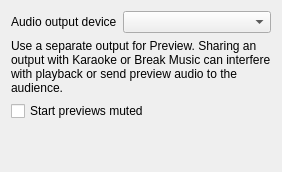
              <widget class="QWidget" name="tabPreview">
               <attribute name="title">
                <string>Preview</string>
               </attribute>
               <layout class="QVBoxLayout" name="previewAudioLayout">
                <item>
                 <layout class="QFormLayout" name="previewOutputLayout">
                  <item row="0" column="0">
                   <widget class="QLabel" name="labelPreviewAudioOutput">
                    <property name="text">
                     <string>Audio output device</string>
                    </property>
                    <property name="buddy">
                     <cstring>comboBoxPreviewAudioDevices</cstring>
                    </property>
                   </widget>
                  </item>
                  <item row="0" column="1">
                   <widget class="QComboBox" name="comboBoxPreviewAudioDevices"/>
                  </item>
                 </layout>
                </item>
                <item>
                 <widget class="QLabel" name="labelPreviewAudioNotice">
                  <property name="text">
                   <string>Use a separate output for Preview. Sharing an output with Karaoke or Break Music can interfere with playback or send preview audio to the audience.</string>
                  </property>
                  <property name="wordWrap">
                   <bool>true</bool>
                  </property>
                 </widget>
                </item>
                <item>
                 <widget class="QCheckBox" name="checkBoxPreviewStartsMuted">
                  <property name="text">
                   <string>Start previews muted</string>
                  </property>
                 </widget>
                </item>
                <item>
                 <spacer name="previewAudioSpacer">
                  <property name="orientation">
                   <enum>Qt::Vertical</enum>
                  </property>
                  <property name="sizeHint" stdset="0">
                   <size>
                    <width>20</width>
                    <height>40</height>
                   </size>
                  </property>
                 </spacer>
                </item>
               </layout>
              </widget>
